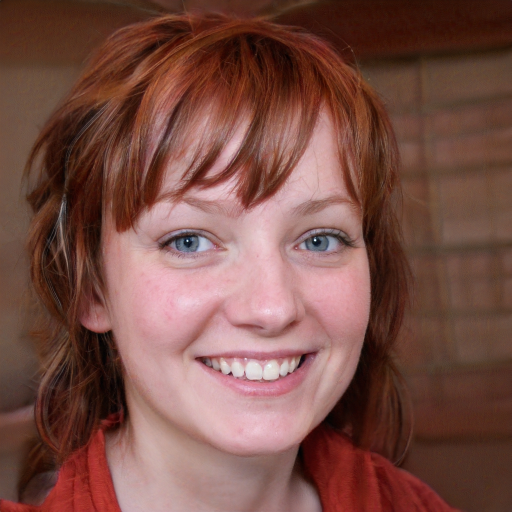
#> input picture Code/PCA/image.jpeg, 1024 x 1024 px (shown at 1/2 size)
$ jupyter execute --allow-errors pca_ghub.ipynb
#> lines starting #> are read from the running program, lines starting #| are printed output that depends on the picture; long printed decimals are rounded
[cell 1]
import numpy as np
from matplotlib.image import imread, imsave
import matplotlib.pyplot as plt
from sklearn.decomposition import PCA, IncrementalPCA
from skimage import color

[cell 2]
image_raw = imread("./image.jpeg")
#> image_raw is the input picture: shape (1024, 1024, 3); mean R, G, B 120.8, 78.7, 70.1
print(image_raw.shape)
#| (1024, 1024, 3)

plt.figure(figsize=[12,8])
# plt.imshow(image_raw)

[cell 3]
img = color.rgb2gray(imread('image.jpeg'))
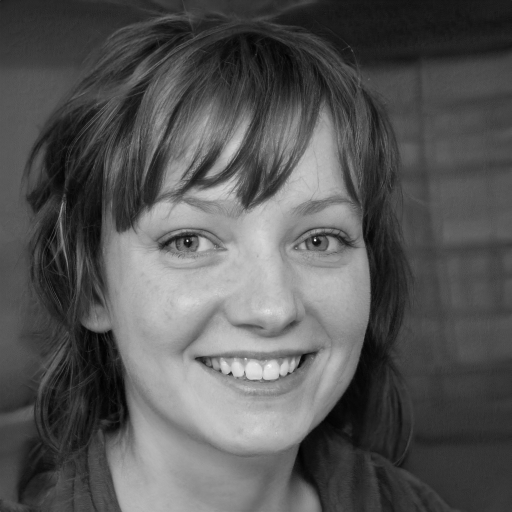
#> img: shape (1024, 1024) float64 (shown at 1/2 size); min 0.0014, max 0.994, mean 0.341
plt.figure(figsize=[12,8])
# plt.imshow(img)

[cell 4]
pca = PCA()
pca.fit(img)

variance = np.cumsum(pca.explained_variance_ratio_)*100

# Calculating the number of components needed to preserve 98% of the data
k = np.argmax(variance>98)
print("k for 98% variance: "+ str(k))
#print("\n")

plt.figure(figsize=[10,5])
plt.axvline(x=k, color="g")
plt.axhline(y=95, color="r")
ax = plt.plot(variance)
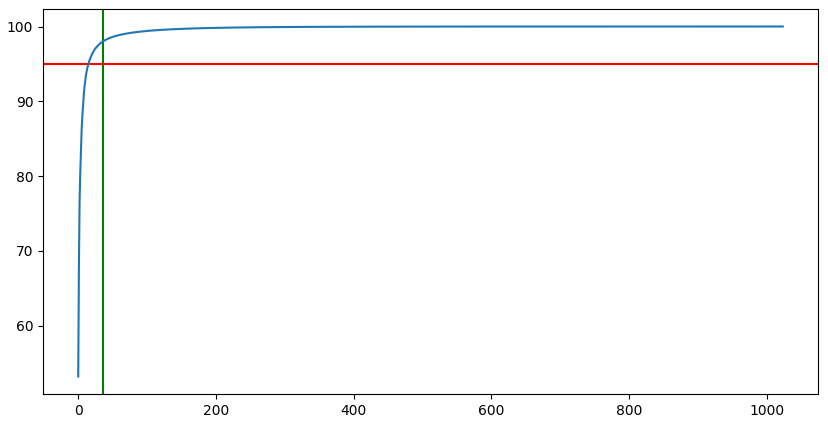
#> figure drawn by matplotlib, 1 panel; curve peaks at x = 1022, y = 100

[cell 5]
ipca = IncrementalPCA(n_components=k)
image_compressed = ipca.inverse_transform(ipca.fit_transform(img))
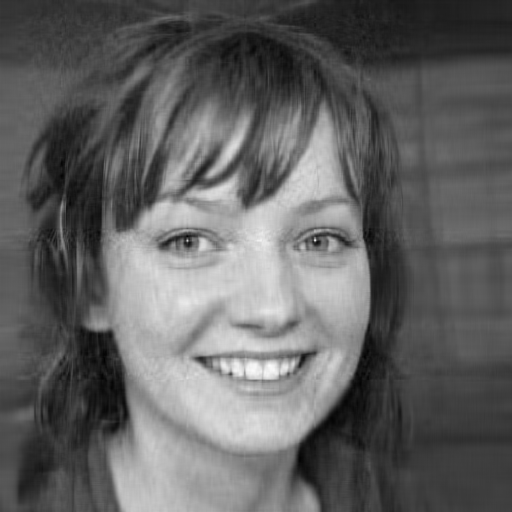
#> image_compressed: shape (1024, 1024) float64 (shown at 1/2 size); min -0.0258, max 0.928, mean 0.341; drawn with min black and max white

imsave('./pca_ghyb.jpeg', image_compressed)
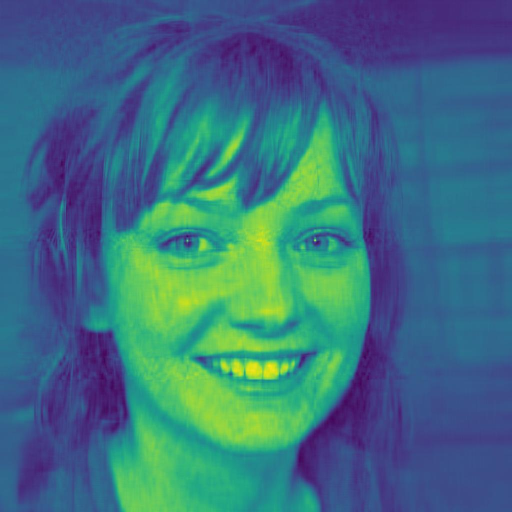
#> saved as pca_ghyb.jpeg: shape (1024, 1024, 3) (shown at 1/2 size); mean R, G, B 60.6, 112.8, 128.8

# Plotting the compressed image
plt.figure(figsize=[12,8])
# plt.imshow(image_compressed)

[cell 6]
import os
og = (os.stat('./image.jpeg').st_size/1024)
#> (the rest of this cell did not finish here and is left out)

#> (a cell that did not finish here is left out)

[cell 8]
import cv2
import numpy as np

def calculate_mse(image1, image2):
    # Calculate the Mean Squared Error (MSE) between two images
    mse = np.mean((image1 - image2) ** 2)
    return mse

def calculate_psnr(image1, image2):
    # Calculate the Peak Signal-to-Noise Ratio (PSNR) between two images
    mse = calculate_mse(image1, image2)
    max_pixel = 255.0  # Assuming pixel values range from 0 to 255
    psnr = 20 * np.log10(max_pixel / np.sqrt(mse))
    return psnr

# Example usage
image1 = cv2.imread("./image.jpeg", cv2.IMREAD_GRAYSCALE)
#> image1: shape (1024, 1024); min 0, max 255, mean 90.3
image2 = cv2.imread("./pca_ghyb.jpeg", cv2.IMREAD_GRAYSCALE)
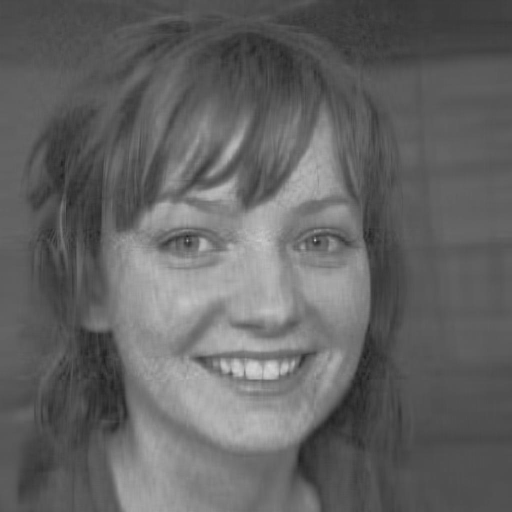
#> image2: shape (1024, 1024) (shown at 1/2 size); min 30, max 216, mean 99

mse = calculate_mse(image1, image2)
#> in calculate_mse, `mse = np.mean((image1 - image2) ** 2)`: mse = 108.4
#> mse = 108.4
psnr = calculate_psnr(image1, image2)
#> in calculate_psnr, `psnr = 20 * np.log10(max_pixel / np.sqrt(mse))`: psnr = 27.78
#> psnr = 27.78

print("Mean Squared Error (MSE):", mse)
#| Mean Squared Error (MSE): 108.364
print("Peak Signal-to-Noise Ratio (PSNR):", psnr)
#| Peak Signal-to-Noise Ratio (PSNR): 27.782

$ run again, with Code/PCA/pca_compressed.jpg copied over Code/PCA/image.jpeg
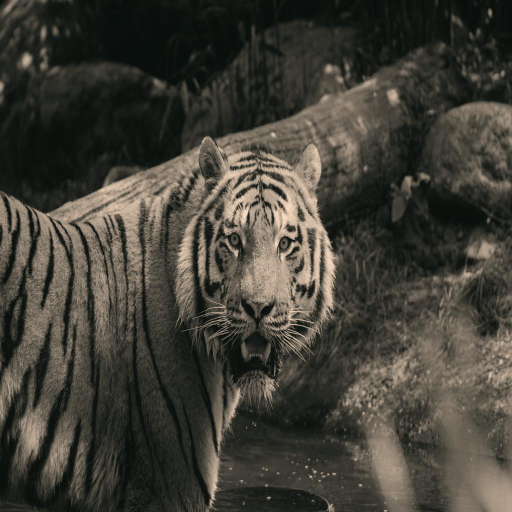
#> input picture Code/PCA/pca_compressed.jpg, 1024 x 1024 px (shown at 1/2 size)
#> image_raw is the input picture: shape (1024, 1024, 3); mean R, G, B 65.9, 63.4, 55
#| (1024, 1024, 3)
#> `imsave('./pca_ghyb.jpeg', image_compressed)`:
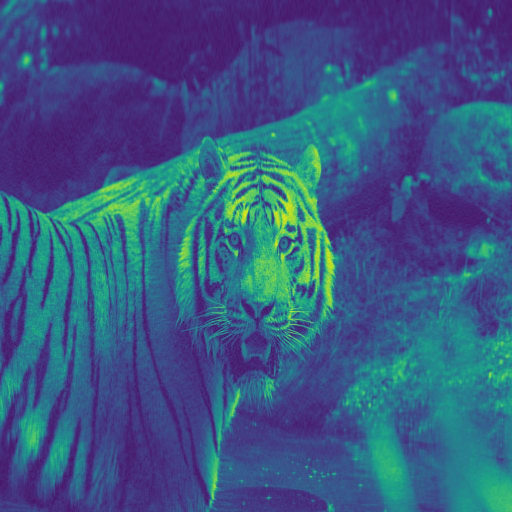
#> saved as pca_ghyb.jpeg: shape (1024, 1024, 3) (shown at 1/2 size); mean R, G, B 58, 88.3, 130.9
#> `image2 = cv2.imread("./pca_ghyb.jpeg", cv2.IMREAD_GRAYSCALE)`:
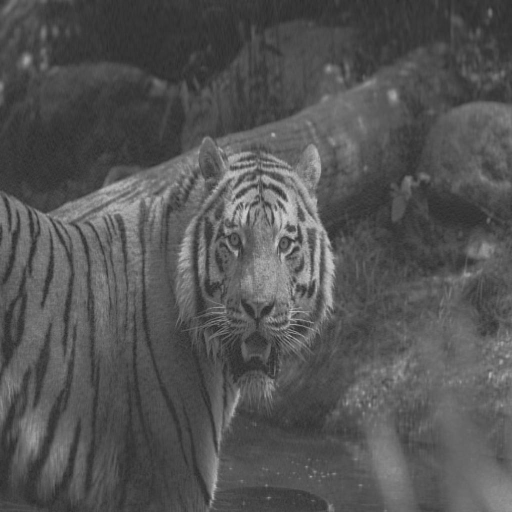
#> image2: shape (1024, 1024) (shown at 1/2 size); min 28, max 214, mean 84.1
#> in calculate_mse, `mse = np.mean((image1 - image2) ** 2)`: mse = 108.1
#> in calculate_psnr, `psnr = 20 * np.log10(max_pixel / np.sqrt(mse))`: psnr = 27.79
#| Mean Squared Error (MSE): 108.078
#| Peak Signal-to-Noise Ratio (PSNR): 27.793

$ run again, with Code/PCA/pca_ghyb.jpg copied over Code/PCA/image.jpeg
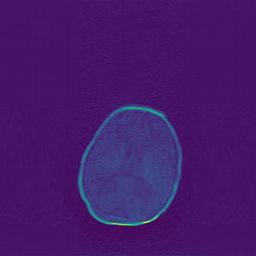
#> input picture Code/PCA/pca_ghyb.jpg, 256 x 256 px
#> image_raw is the input picture: shape (256, 256, 3); mean R, G, B 69.9, 24.8, 105.8
#| (256, 256, 3)
#> `[cell 4] pca = PCA() pca.fit(img)  variance = np.cumsum(pca.explained_..`:
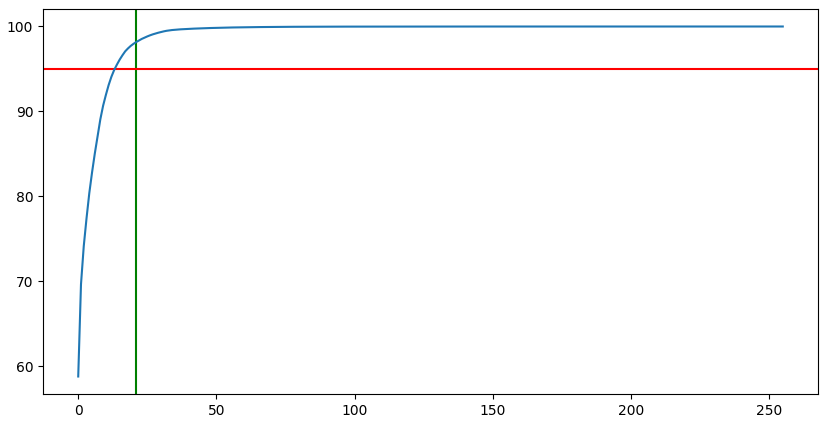
#> figure drawn by matplotlib, 1 panel; curve peaks at x = 254, y = 100
#> `image2 = cv2.imread("./pca_ghyb.jpeg", cv2.IMREAD_GRAYSCALE)`:
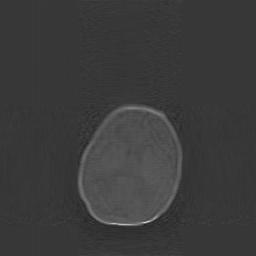
#> image2: shape (256, 256); min 34, max 221, mean 59.4
#> in calculate_mse, `mse = np.mean((image1 - image2) ** 2)`: mse = 133.5
#> in calculate_psnr, `psnr = 20 * np.log10(max_pixel / np.sqrt(mse))`: psnr = 26.88
#| Mean Squared Error (MSE): 133.523
#| Peak Signal-to-Noise Ratio (PSNR): 26.875
